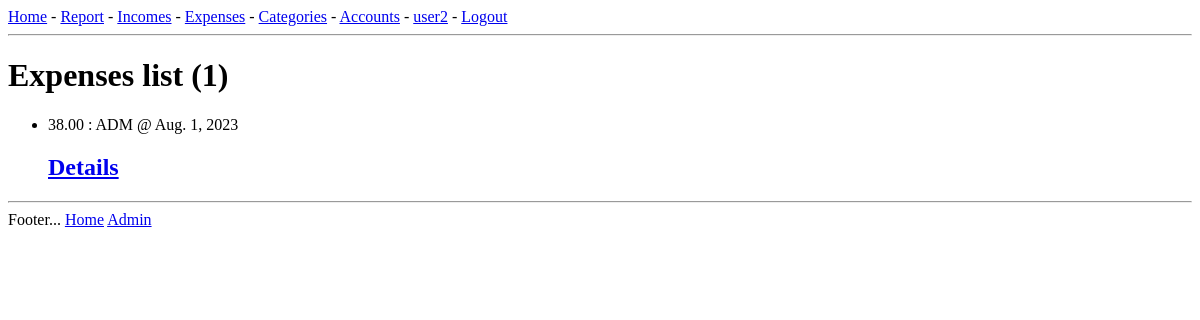
Page /expenses/ (signed in) on the earlier database version.
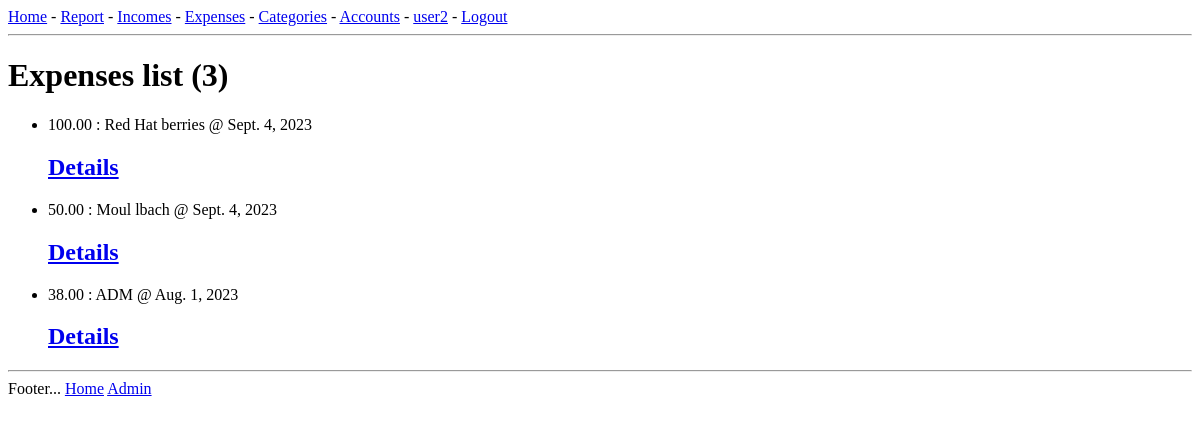
Same page on the later database version.
### base/models.py (models this page shows, shortened)
class Expense(models.Model):
    class Meta:
        verbose_name = _("expense")
        verbose_name_plural = _("expenses")
        ordering = ['-date', '-amount', '-date_modified']
    date = models.DateField(_("Date"), default=timezone.now)
    vendor = models.CharField(_("Vendor"), max_length=40)
    category = models.ForeignKey(xCategory, verbose_name=_("Category"), on_delete=models.PROTECT)
    account = models.ForeignKey(Account, verbose_name=_("Account"), on_delete=models.PROTECT)
    amount = models.DecimalField(_("Amount"), max_digits=10, decimal_places=2)
    description = models.CharField(_("Description"), max_length=80, blank=True)
    date_added = models.DateTimeField(auto_now_add=True)
    date_modified = models.DateTimeField(auto_now=True)

### base/views.py (the view)
# urls.py: path('expenses/', views.expenses, name='expenses'),
@login_required(login_url="login")
def expenses(request):
    expenses = Expense.objects.all().filter(account__user=request.user)
    context = {"expenses":expenses}
    return render(request, 'base/expenses.html', context)

### base/templates/base/expenses.html (shortened to what this page needs)
{% extends 'main.html' %}
{% block content %}
<div>
    <h1>Expenses list ({{ expenses.count }})</h1>
</div>
<div>
    <ul>
        {% for expense in expenses %}
        <li>
            {{ expense.amount }} : {{ expense.vendor }} @ {{ expense.date }}
            <h2><a href="{% url 'expense' expense.id %}">Details</a></h2>
        </li>
        {% empty %}
        <li> -- </li>
        {% endfor %}
    </ul>
</div>
{% endblock %}

Differences in the rows shown:
added Expense: amount "100.00", vendor "Red Hat berries", date "Sept. 4, 2023"
added Expense: amount "50.00", vendor "Moul lbach", date "Sept. 4, 2023"
Other differences:
{{ expenses.count }}: "1" → "3"
